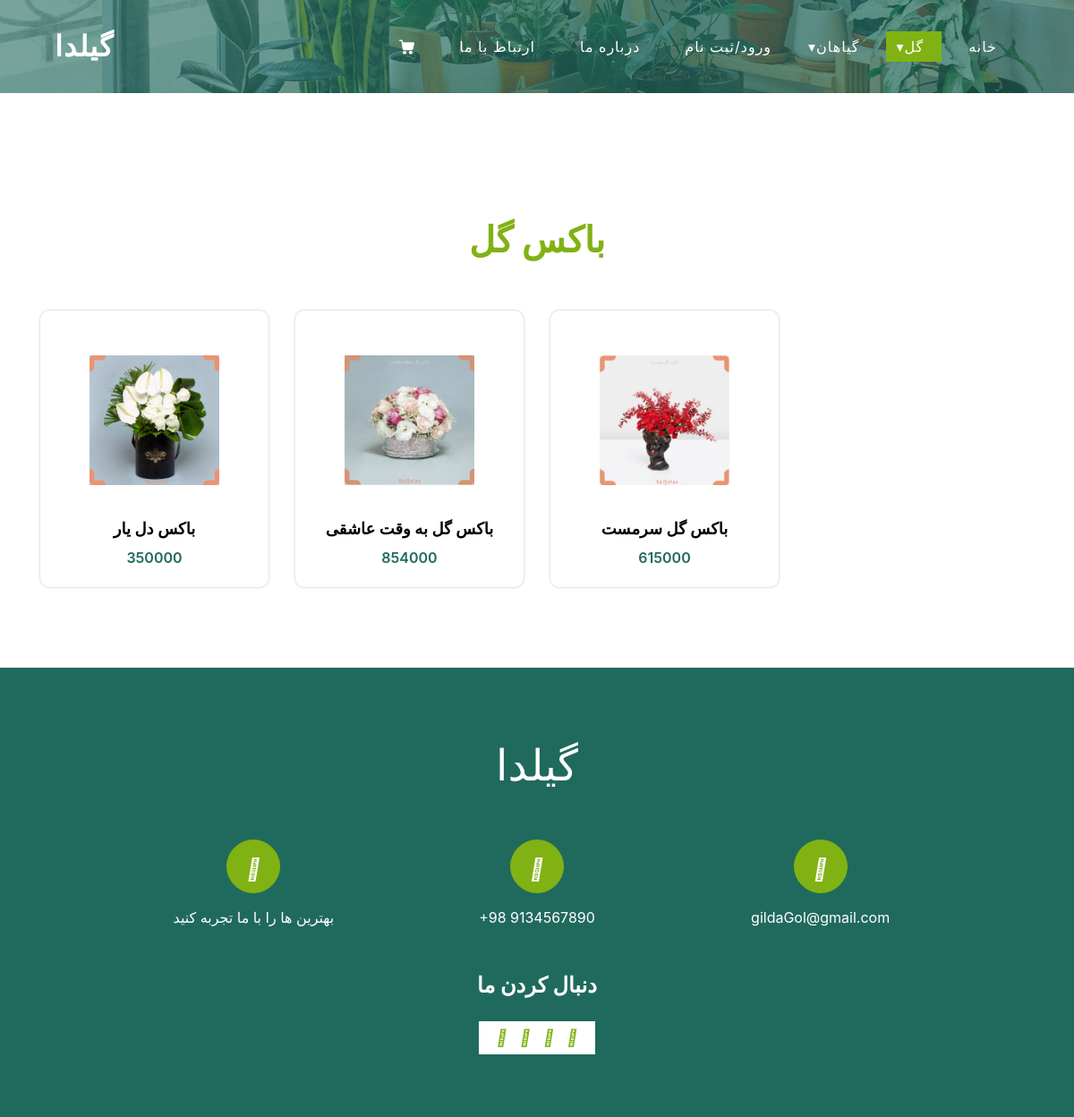
Screenshot of /backsGol.php with the database file from the repository.
### tables this page shows
CREATE TABLE `products` (
  `id` int(11) NOT NULL,
  `products_name` text NOT NULL,
  `products_price` int(11) NOT NULL,
  `products_desc` text NOT NULL,
  `products_image` text NOT NULL,
  `products_offer` int(11) NOT NULL,
  `type` varchar(30) DEFAULT NULL
);

### backsGol.php (the view, shortened to what this page needs)
<?php  require_once 'config/config.php';?>
<!DOCTYPE html>
<html>
<head>
    <link rel="stylesheet" type="text/css" href="https://cdnjs.cloudflare.com/ajax/libs/OwlCarousel2/2.3.4/assets/owl.carousel.min.css" />
    <link  rel="stylesheet" href="css/style.css" type="text/css"/>
    <link  rel="stylesheet" href="css/rtl.css" type="text/css"/>
    <link  rel="stylesheet" href="css/responsive.css" />
    <link  rel="stylesheet" href="css/bootstrap.css"/>
    <link  rel="stylesheet" href="css/font-awesome.min.css"/>
</head>
<body class="sub_page">
<div class="hero_area">
    <div class="hero-bg">
        <img src="images/hero-bg.jpg" alt="">
    </div>
    <header class="header_section">
        <div class="container">
            <nav class="navbar navbar-expand-lg custom_nav-container ">
                <div class="logo">
                    <a class="navbar-brand" href="index.php">
                        <span>
                            گیلدا
                        </span>
                    </a>
                </div>
                <div class="collapse navbar-collapse" id="navbarSupportedContent">
                    <ul class="navbar-nav">
                        <li class="nav-item ">
                            <a class="nav-link" href="index.php">خانه <span class="sr-only">(current)</span> </a>
                        </li>
                        <li class="nav-item submenu active" >
                            <a class="nav-link">گل</a>
                        </li>
                        <li class="nav-item submenu">
                            <a class="nav-link">گیاهان</a>
                        </li>
                        <li class="nav-item">
                            <a class="nav-link" href="users/login_users.php">ورود/ثبت نام</a>
                        </li>
                        <li class="nav-item">
                            <a class="nav-link" href="about.php"> درباره ما</a>
                        </li>
                        <li class="nav-item">
                            <a class="nav-link" href="contact.php"> ارتباط با ما</a>
                        </li>
                        <li class="nav-item ">
                            <a class="nav-link cart-link" href="users/cart.php">
                            </a>
                        </li>
                    </ul>
                </div>
            </nav>
        </div>
    </header>
</div>
<section class="plant_section layout_padding">
    <div class="container">
        <div class="heading_container heading_center">
            <h2>
                باکس گل
            </h2>
        </div>
        <div class="row">
            <?php  $query=mysqli_query($db,"SELECT * FROM products WHERE type='باکس گل'");
            while ($row = mysqli_fetch_array($query))
            {?>
                <div class="col-sm-6 col-md-4 col-lg-3">
                    <div class="box">
                        <div class="img-box">
                            <img src="images/<?php echo $row['products_image'] ?>">
                        </div>
                        <div class="detail-box">
                            <a href="">
                                <?php echo $row['products_name'] ?>
                            </a>
                            <h6>
                                <?php echo $row['products_price'] ?>
                            </h6>
                        </div>
                    </div>
                </div>
            <?php }
            ?>
        </div>
    </div>
</section>
<footer class="footer_section">
    <div class="container">
        <a href="" class="footer-brand">
            گیلدا
        </a>
        <div class="row">
            <div class="col-lg-10 mx-auto">
                <div class="footer_items">
                    <div class="row">
                        <div class="col-md-4">
                            <a href="">
                                <div class="item ">
                                    <div class="img-box ">
                                        <i class="fa fa-map-marker" aria-hidden="true"></i>
                                    </div>
                                    <p>
                                        بهترین ها را با ما تجربه کنید
                                    </p>
                                </div>
                            </a>
                        </div>
                        <div class="col-md-4">
                            <a href="">
                                <div class="item ">
                                    <div class="img-box ">
                                        <i class="fa fa-phone" aria-hidden="true"></i>
                                    </div>
                                    <p>
                                        +98 9134567890
                                    </p>
                                </div>
                            </a>
                        </div>
                        <div class="col-md-4">
                            <a href="">
                                <div class="item ">
                                    <div class="img-box">
                                        <i class="fa fa-envelope" aria-hidden="true"></i>
                                    </div>
                                    <p>
                                        gildaGol@gmail.com
                                    </p>
                                </div>
                            </a>
                        </div>
                    </div>
                </div>
            </div>
        </div>
        <div class="social-box">
            <h4>
                دنبال کردن ما
            </h4>
            <div class="box">
                <a href="">
                    <i class="fa fa-facebook" aria-hidden="true"></i>
                </a>
                <a href="">
                    <i class="fa fa-twitter" aria-hidden="true"></i>
                </a>
                <a href="">
                    <i class="fa fa-youtube" aria-hidden="true"></i>
                </a>
                <a href="">
                    <i class="fa fa-instagram" aria-hidden="true"></i>
                </a>
            </div>
        </div>
    </div>
    <div class="footer-info">
        <div class="container">
            <p>
        </div>
    </div>
</footer>
</body>
</html>

### css/rtl.css (style rules this page uses)
.navbar { width: 100%; z-index:999; }
.navbar .navbar-collapse { max-width: 1000px; position: relative; display:inline-table; align-items: center; justify-content: space-between; }
.navbar .logo .navbar-brand { text-decoration: none; letter-spacing: 1px; }
.navbar .navbar-collapse .navbar-nav { direction: rtl; display: inline-flex; margin: 0px; padding: 0px; margin-left: auto; }
.navbar .navbar-collapse .navbar-nav .nav-item { list-style: none; padding: 5px; }
.navbar .navbar-collapse .navbar-nav .nav-item .nav-link { text-decoration: none; text-transform: uppercase; letter-spacing: 1px; transition: all 0.3s; }
.navbar .navbar-collapse .navbar-nav .submenu>.nav-link::after { content:'▾'; position: absolute; display: inline-flex; vertical-align: middle; margin-left: 5px; width: 100%; z-index: 1; }

### css/responsive.css (style rules this page uses)
@media (min-width: 1200px) { .container { max-width: 1170px; } }

### rows the page displays
products: products_image (picture), products_name "باکس دل یار", products_price "350000"
products: products_image (picture), products_name "باکس گل به وقت عاشقی", products_price "854000"
products: products_image (picture), products_name "باکس گل سرمست", products_price "615000"
